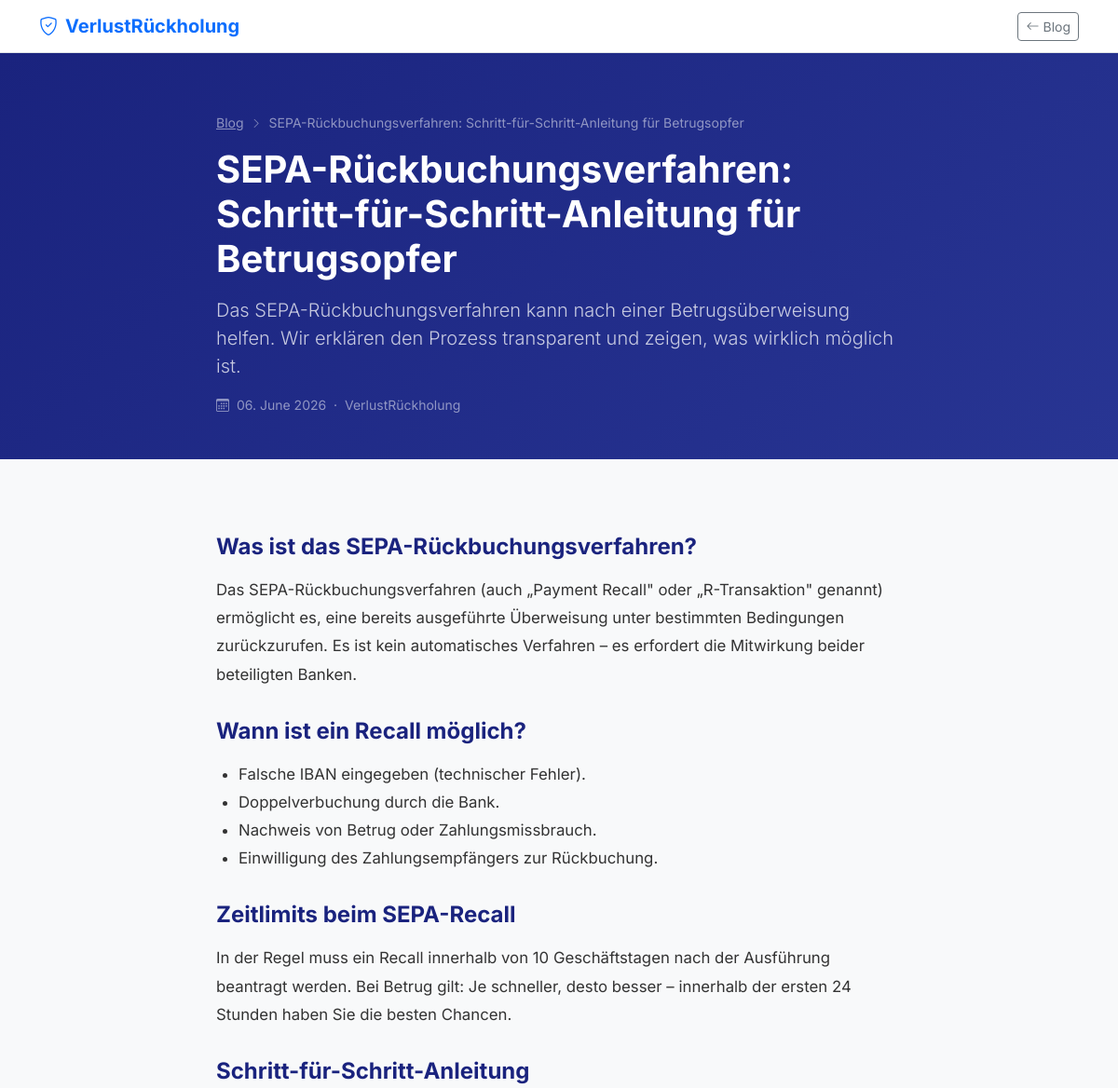
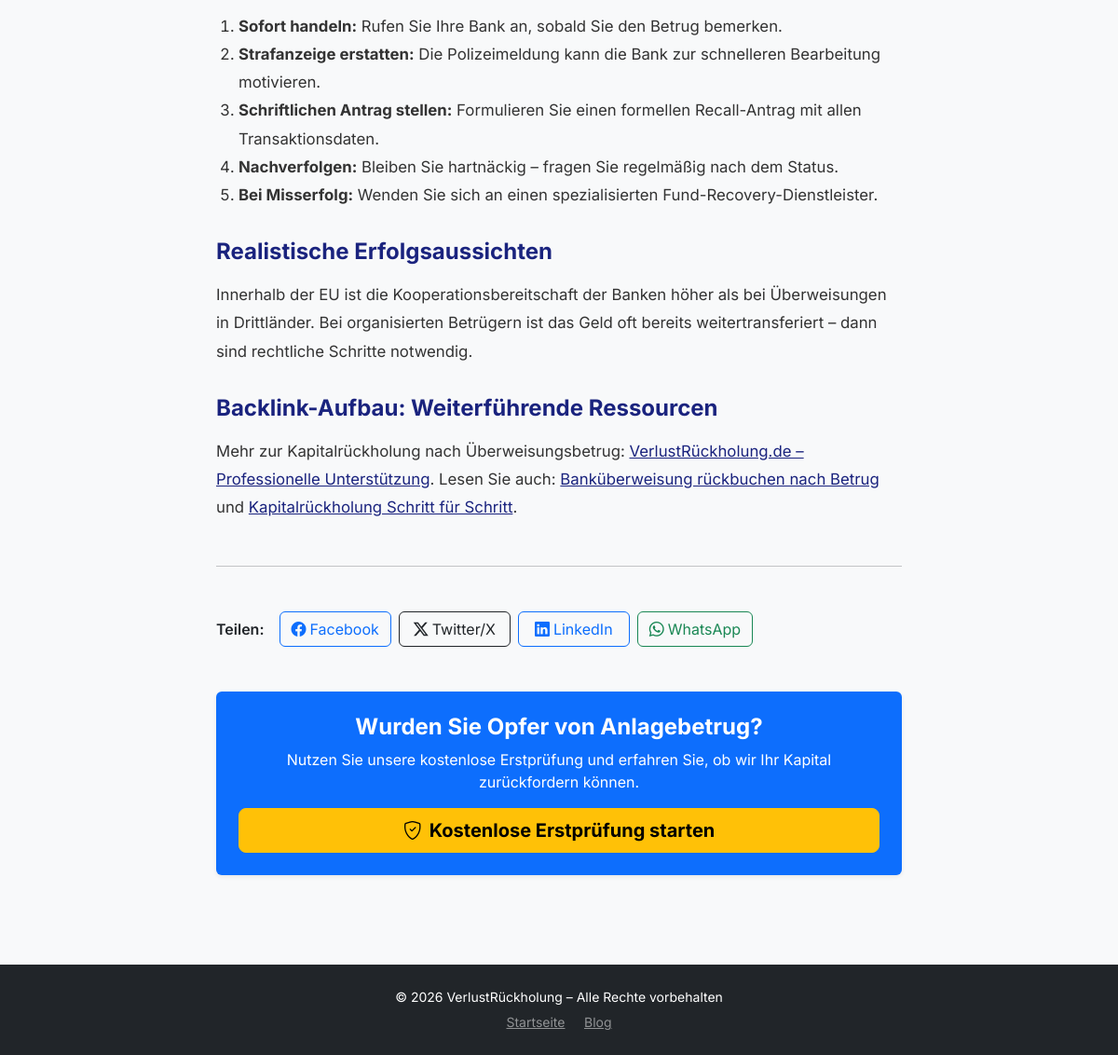
The page /blog/sepa-rueckbuchungsverfahren-anleitung on the database its author committed (2 pictures, top to bottom).
### tables this page shows
CREATE TABLE IF NOT EXISTS blog_posts (
    id               INT AUTO_INCREMENT PRIMARY KEY,
    title            VARCHAR(255) NOT NULL,
    slug             VARCHAR(255) NOT NULL UNIQUE,
    excerpt          TEXT,
    content          LONGTEXT,
    meta_title       VARCHAR(255),
    meta_description TEXT,
    meta_keywords    TEXT,
    featured_image   VARCHAR(512),
    status           ENUM('draft','published') NOT NULL DEFAULT 'draft',
    published_at     DATETIME DEFAULT NULL,
    created_at       TIMESTAMP DEFAULT CURRENT_TIMESTAMP,
    updated_at       TIMESTAMP DEFAULT CURRENT_TIMESTAMP ON UPDATE CURRENT_TIMESTAMP
);

### includes/functions.php (called while the page is built, shortened)
<?php
function get_setting(string $key, string $default = ''): string
{
    static $cache = null;
    if ($cache === null) {
        $cache = [];
        try {
            $pdo  = db_connect();
            $stmt = $pdo->query('SELECT setting_key, setting_value FROM settings');
            foreach ($stmt->fetchAll(PDO::FETCH_ASSOC) as $row) {
                $cache[$row['setting_key']] = (string) $row['setting_value'];
            }
        } catch (PDOException $e) {
            error_log('[VerlustRückholung] get_setting() failed: ' . $e->getMessage());
        }
    }
    return $cache[$key] ?? $default;
}
function get_blog_post_by_slug(string $slug): ?array
{
    $pdo  = db_connect();
    $stmt = $pdo->prepare("SELECT * FROM blog_posts WHERE slug = :slug AND status = 'published'");
    $stmt->execute([':slug' => $slug]);
    $row = $stmt->fetch();
    return $row ?: null;
}

### blog/post.php (the view, shortened to what this page needs)
<?php
require_once __DIR__ . '/../includes/functions.php';
$slug = '';
if (!empty($_GET['slug'])) {
    $slug = preg_replace('/[^a-z0-9\-]/', '', strtolower(trim($_GET['slug'])));
} elseif (!empty($_SERVER['REQUEST_URI'])) {
    $path = parse_url($_SERVER['REQUEST_URI'], PHP_URL_PATH);
    $base = dirname($_SERVER['SCRIPT_NAME']);
    $rel  = ltrim(str_replace($base, '', $path), '/');
    $slug = preg_replace('/[^a-z0-9\-]/', '', strtolower($rel));
}
$post = $slug ? get_blog_post_by_slug($slug) : null;
$site_url    = rtrim(get_setting('site_url', SITE_URL), '/');
$company     = get_setting('company_name', BRAND_NAME);
$meta_title  = $post ? ($post['meta_title'] ?: $post['title']) : '404 – Seite nicht gefunden';
$canonical   = $post ? $site_url . '/blog/' . $post['slug'] : $site_url . '/blog/';
?>
<!DOCTYPE html>
<html lang="de">
<head>
    <link href="https://cdn.jsdelivr.net/npm/bootstrap@5.3.3/dist/css/bootstrap.min.css" rel="stylesheet">
    <link href="https://cdn.jsdelivr.net/npm/bootstrap-icons@1.11.3/font/bootstrap-icons.min.css" rel="stylesheet">
</head>
<body>
<nav class="navbar navbar-back border-bottom sticky-top">
    <div class="container">
        <a href="../" class="navbar-brand fw-bold text-primary">
            <i class="bi bi-shield-check me-2"></i><?= htmlspecialchars($company, ENT_QUOTES, 'UTF-8') ?>
        </a>
        <a href="index.php" class="btn btn-outline-secondary btn-sm">
            <i class="bi bi-arrow-left me-1"></i>Blog
        </a>
    </div>
</nav>
<?php if (!$post): ?>
<div class="container py-5 text-center">
    <i class="bi bi-exclamation-circle display-3 text-muted d-block mb-3"></i>
    <h1 class="h3 fw-bold">Artikel nicht gefunden</h1>
    <p class="text-muted">Dieser Artikel existiert nicht oder wurde gelöscht.</p>
    <a href="index.php" class="btn btn-primary">Zurück zur Blog-Übersicht</a>
</div>
<?php else: ?>
<section class="post-hero">
    <div class="container" style="max-width:760px;">
        <div class="text-white-50 small mb-3">
            <a href="index.php" class="text-white-50">Blog</a>
            <i class="bi bi-chevron-right mx-1" style="font-size:.7rem;"></i>
            <?= htmlspecialchars($post['title'], ENT_QUOTES, 'UTF-8') ?>
        </div>
        <h1 class="display-6 fw-bold mb-3">
            <?= htmlspecialchars($post['title'], ENT_QUOTES, 'UTF-8') ?>
        </h1>
        <?php if ($post['excerpt']): ?>
        <p class="lead opacity-75 mb-3">
            <?= htmlspecialchars($post['excerpt'], ENT_QUOTES, 'UTF-8') ?>
        </p>
        <?php endif; ?>
        <div class="text-white-50 small">
            <i class="bi bi-calendar3 me-1"></i>
            <?php
            $dateStr = $post['published_at'] ?: $post['created_at'];
            echo date('d. F Y', strtotime($dateStr));
            ?>
            &nbsp;·&nbsp; <?= htmlspecialchars($company, ENT_QUOTES, 'UTF-8') ?>
        </div>
    </div>
</section>
<main class="container py-5" style="max-width:760px;">
    <div class="post-content">
        <?= $post['content']  ?>
    </div>
    <hr class="my-5">
    <div class="d-flex flex-wrap gap-2 align-items-center">
        <span class="fw-semibold me-2">Teilen:</span>
        <a href="https://www.facebook.com/sharer/sharer.php?u=<?= urlencode($canonical) ?>"
           class="btn btn-outline-primary share-btn" target="_blank" rel="noopener">
            <i class="bi bi-facebook me-1"></i>Facebook
        </a>
        <a href="https://twitter.com/intent/tweet?url=<?= urlencode($canonical) ?>&text=<?= urlencode($meta_title) ?>"
           class="btn btn-outline-dark share-btn" target="_blank" rel="noopener">
            <i class="bi bi-twitter-x me-1"></i>Twitter/X
        </a>
        <a href="https://www.linkedin.com/sharing/share-offsite/?url=<?= urlencode($canonical) ?>"
           class="btn btn-outline-primary share-btn" target="_blank" rel="noopener">
            <i class="bi bi-linkedin me-1"></i>LinkedIn
        </a>
        <a href="whatsapp://send?text=<?= urlencode($meta_title . ' ' . $canonical) ?>"
           class="btn btn-outline-success share-btn">
            <i class="bi bi-whatsapp me-1"></i>WhatsApp
        </a>
    </div>
    <div class="card border-0 shadow-sm mt-5 text-center p-4 bg-primary text-white">
        <h4 class="fw-bold mb-2">Wurden Sie Opfer von Anlagebetrug?</h4>
        <p class="mb-3 opacity-90">Nutzen Sie unsere kostenlose Erstprüfung und erfahren Sie, ob wir Ihr Kapital zurückfordern können.</p>
        <a href="../" class="btn btn-warning btn-lg fw-bold">
            <i class="bi bi-shield-check me-2"></i>Kostenlose Erstprüfung starten
        </a>
    </div>
</main>
<?php endif; ?>
<footer class="bg-dark text-white py-4 mt-5">
    <div class="container text-center">
        <p class="mb-1 small">&copy; <?= date('Y') ?> <?= htmlspecialchars($company, ENT_QUOTES, 'UTF-8') ?> – Alle Rechte vorbehalten</p>
        <a href="../" class="text-white-50 small me-3">Startseite</a>
        <a href="index.php" class="text-white-50 small">Blog</a>
    </div>
</footer>
</body>
</html>

### blog/post.php (style rules this page uses)
body { font-family: 'Inter', sans-serif; background: #f8f9fa; }
.navbar-back { background: rgba(255,255,255,.95); backdrop-filter: blur(8px); }
.post-hero { background: linear-gradient(135deg, #1a237e 0%, #283593 100%); color: #fff; padding: 4rem 0 3rem; }
.post-content { font-size: 1.05rem; line-height: 1.8; color: #333; }
.post-content h2 { font-size: 1.5rem; font-weight: 700; margin: 2rem 0 1rem; color: #1a237e; }
.post-content p { margin-bottom: 1.2rem; }
.post-content ul, .post-content ol { margin-bottom: 1.2rem; padding-left: 1.5rem; }
.post-content a { color: #1a237e; }
.share-btn { min-width: 120px; }

### rows shown on the page
blog_posts: title "SEPA-Rückbuchungsverfahren: Schritt-für-Schritt-Anleitung für Betrugsopfer", excerpt "Das SEPA-Rückbuchungsverfahren kann nach einer Betrugsüberweisung helfen. Wir erklären den Prozess transparent und zeigen, was wirklich möglich ist.", published_at "06. June 2026", content "Was ist das SEPA-Rückbuchungsverfahren? Das SEPA-Rückbuchungsverfahren (auch „Payment Recall\" oder „R-Transaktion\" genannt) ermöglicht es, eine bereits ausgeführte Überweisung unter bestimmten Bedingungen zurückzurufen. Es ist kein automatisches Verfahren – es erfordert die Mitwirkung beider beteiligten Banken. Wann ist ein Recall möglich? Falsche IBAN eingegeben (technischer Fehler). Doppelverbuchung durch die Bank. Nachweis von Betrug oder Zahlungsmissbrauch. Einwilligung des Zahlungsempfängers zur Rückbuchung. Zeitlimits beim SEPA-Recall In der Regel muss ein Recall innerhalb von 10 Geschäftstagen nach der Ausführung beantragt werden. Bei Betrug gilt: Je schneller, desto besser –…"

### other values the page prints
$company "VerlustRückholung"
